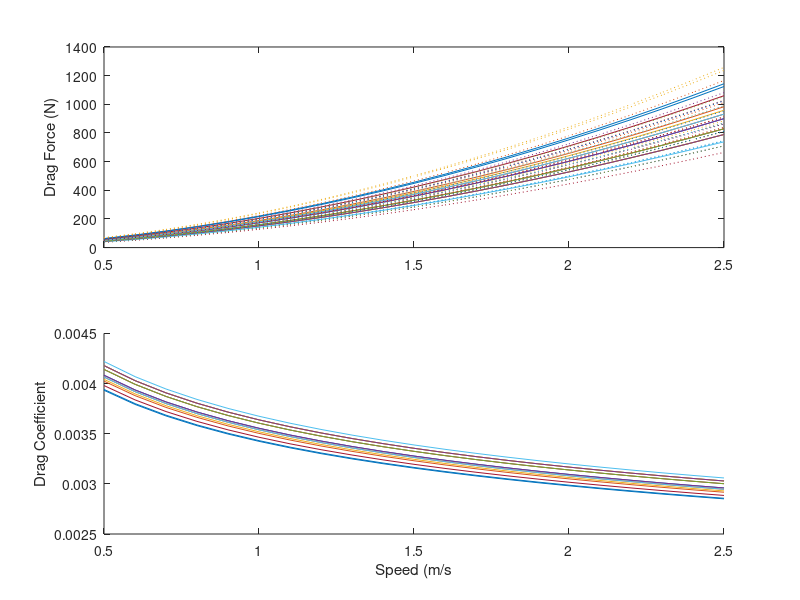

The MATLAB source for this figure: (Note: this script raises an error after producing the figure.)
% Calculate whale drag coefficients for all individuals
% Age at first entanglement determines length, which gives weight and width
% from Fortune et al 2012

% 9 Dec 2014

clear all; close all

% Whale ID follows order of TOWDATA
whales = {'EG 2212  ','EG 2223  ','EG 3311  ','EG 3420  ','EG 3714  ',...
    'EG 3107  ','EG 2710  ','EG 1427  ','EG 2212  ','EG 3445  ','EG 3314  ',...
    'EG 3610  ','EG 3294  ','EG 2030  ','EG 1102  '};
age = [5,8,7,5,2,1,3,18,6,2,2,3,6,12,21];


% length, m
l = [1170;1237;1217;1170;1076;1032;1111;1345;1195;1076;1076;1111;1195;...
    1296;1358]/100;

% speed, ms-1
U = 0.5:0.1:2.5;

% kinematic viscosity of seawater, m2s-1
v = 10^-6;

% calculate reynolds number
Re = (l*U)./v;

% coefficient of friction [Eqn. 4]
Cf = 0.072*Re.^(-1/5);

% seawater density
rho = 1025;

% estimated whale mass
M = [19213;22510;21501;19213;15147;13460;16577;28566;20402;15147;15147;...
    16577;20402;25708;29415];

% estimated wetted surface area
Sw = 0.08*M.^0.65;

% max diameter of body, m
d = [284;298;294;284;265;255;272;321;290;265;265;272;290;311;324]/100;

% Fineness Ratio
FR = l./d;

% drag augmentation factor for oscillation, = 3 as per Frank Fish, pers comm
k = 1.5;
% appendages
g = 1.3;
% submergence
% load('gamma.mat')
% p = polyfit(gamma(:,1),gamma(:,2),8);
% f = polyval(p,gamma(:,1));
%
% hn = 11.24; % median submergence depth not entangled (Eg 3911 tag)
% xn = hn./d; % h/d values based on the mean submergence depth while not entangled
% yn = interp1(gamma(:,1),f,xn); % interpolates gamma to find value for calculated h/d
%
% he = 5.4; % median submergence depth while entangled (mean of Eg 3911 and Eg 4057)
% xe = he./d; % calculated h/d values based on the mean SD submergence depth while entangled
% ye = interp1(gamma(:,1),f,xe); % interpolates gamma to find value for calculated h/d

% calculate drag coefficient [Eqn 5]
for i = 1:length(Cf)
    whaleCD0(:,i) = Cf(:,i).*(1+1.5*(d./l).^(3/2) + 7*(d./l).^3);
    
    % calculate drag force on the whale body (N)
    whaleDf(:,i) = (1/2)*rho*(U(i).^2)*Sw.*whaleCD0(:,i)*g*k;
    whaleDf_lower(:,i) = whaleDf(:,i)*0.9;
    whaleDf_upper(:,i) = whaleDf(:,i)*1.1; % error for oscillation: use 1.35 to 1.65
    
    % back-calculate Cd
    whaleCD(:,i) = (2*whaleDf(:,i))./(rho*(U(i).^2)*Sw);
    
end



% % for each whale, add submergence effect
% for i = 1:length(yn)
% whaleDf(i,:) = whaleDf(i,:)*yn(i);
% whaleDf_E(i,:) = whaleDf(i,:)*ye(i);
% end


% plot on figure
figure(2)
subplot(211)
plot(U,whaleDf,U,whaleDf_lower,':',U,whaleDf_upper,':')
ylabel('Drag Force (N)')

subplot(212); hold on
plot(U,whaleCD0)
xlabel('Speed (m/s'); ylabel('Drag Coefficient')
adjustfigurefont

% McGregor DTAG drag coefficients and speed for foraging and traveling and
% CFD
McG_FORAGE = [0.0099	0.95;
    0.012	1.02;
    0.024	0.91;
    0.0091	1.06];
McG_TRAVEL = [0.0052	0.97;
    0.0036	1;
    0.0038	1.07;
    0.0049	1.08;
    0.005	0.9];
McG_CFD = [0.012    0.514];

% speed and drag coefficient for Eg3911 whale, nonentangled
vdh_NESk3(:,2) = [0.00370835542841646;0.00361910776902858;0.00354137208507408;
    0.00347268871336042;0.00341129509882514;0.00335588747591488;0.00330547586381435;
    0.00325929184961735;0.00321672773989446;0.00317729513661081;0.00314059597028095;
    0.00310630176709948;0.00307413850356466;0.00304387534137935;0.00301531611280707;
    0.00298829279160383;0.00296266042108549;0.00293829312750845;0.00291508095277899;
    0.00289292731333564;0.00287174694299712;0.00285146421375123;0.00283201175451527];
vdh_NESk3(:,1) = [0.772:0.1:2.98];
Re_3911 = (10*U)/1.17E-6;

% plot
plot(McG_FORAGE(:,2),McG_FORAGE(:,1),'k^','MarkerFaceColor','k')
plot(McG_TRAVEL(:,2),McG_TRAVEL(:,1),'r^','MarkerFaceColor','r')
plot(McG_CFD(:,2),McG_CFD(:,1),'g^','MarkerFaceColor','g')

plot(vdh_NESk3(:,1),vdh_NESk3(:,2),'b^-','MarkerFaceColor','b')

xlabel('Speed (m/s)'); ylabel('Drag Coefficient'); adjustfigurefont
xlim([0 2.5])

% % speed of interest = 1.1 m/s (average minimum swim speeds from entangled and
% % nonentangled argos data)
% WhaleCd = CD0(:,7);
% WhaleDf = Df(:,7);

%% Plot whales and their gears ****(not whale + gear)

GearCdRe

c = colormap(lines);
figure(20); clf; hold on
for i = 1:15;
    plot(U,whaleDf(i,:),'color',c(i,:))
    plot(TOWDRAG(i).mn_speedTW,TOWDRAG(i).mn_dragN,'.','MarkerSize',20,'color',c(i,:))
end
box on
xlabel('Speed (m/s)'); ylabel('Drag (N)')

figure(21); clf; hold on
for i = 1:15;
    plot(U,whaleCD0(i,:),'color',c(i,:))
    plot(speed(:,i),gearCd(:,i),'.','MarkerSize',20,'color',c(i,:))
end
box on
xlabel('Speed (m/s)'); ylabel('Drag Coefficient')

%% for each whale

close all;

figure(5); hold on

for i = 1:15;
    % calculate width
    [width,stations] = bodywidth(l(i));
    
    % obtain boundary layer dimensions
    BL = bndry_layer(width,d(i),stations);
    
    % get parameters for entangling gear attachment points
    % pt = location of attachment point
    % A = frontal area of 2 attachment points
    % p = height of protuberance at each attachment
    load('case_pApt')
    
    % calculate interference drag
    [DI(i,:),DI_upper(i,:),DI_lower(i,:)] = interferenceDrag(pt(i,:),A(i,:),p(i,:),BL,stations);
    
    % calculate gear drag curves
    warning off
    [yfit(:,i),speed,coeffs(:,i),lower(:,i),upper(:,i)] = towfit([TOWDRAG(i).mn_speed' TOWDRAG(i).mn_dragN],U);
    
    % plot all components
    figure(5); hold on
    h1 = plot(U,whaleDf(i,:),'color',[0 0.40 0.7]); h1.Color(4) = 0.75; % whale
    % plot interference drag
    h2 = plot(U,DI(i,:),'color',[0.494 0.184 0.556]); h2.Color(4) = 0.75;
    % plot gear drag
    h3 = plot(U,yfit(:,i),'color',[0.829 0.594 0.025]); h3.Color(4) = 0.75;
    
    % add to whale and gear drag
    Dtot(i,:) = whaleDf(i,:) + yfit(:,i)' + DI(i,:);
    Dtot_lower(i,:) = whaleDf_lower(i,:) + lower(:,i)' + DI_lower(i,:);
    Dtot_upper(i,:) = whaleDf_upper(i,:) + upper(:,i)' + DI_upper(i,:);
    
    % plot total entangled whale with lower and upper bounds
    plot(U,Dtot(i,:),'color',[0.65 0.65 0.65])
    plot(U,Dtot_lower(i,:),':','color',[0.65 0.65 0.65])
    plot(U,Dtot_upper(i,:),':','color',[0.65 0.65 0.65])
    
    % plot lower and upper 95% prediction intervals
    h5 = plot(speed,lower(:,i),':','color',[0.829 0.594 0.025]); h5.Color(4) = 0.75;
    h6 = plot(speed,upper(:,i),':','color',[0.829 0.594 0.025]); h6.Color(4) = 0.75;
    % plot interference drag +/- 10% estimates of CDI
    h7 = plot(U,DI_lower(i,:),':','color',[0.494 0.184 0.556]); h7.Color(4) = 0.75;
    h8 = plot(U,DI_upper(i,:),':','color',[0.494 0.184 0.556]); h8.Color(4) = 0.75;
    % plot whale drag +/- 10% k
    h9 = plot(U,whaleDf_lower(i,:),':','color',[0 0.40 0.7]); h7.Color(4) = 0.75;
    h10 = plot(U,whaleDf_upper(i,:),':','color',[0 0.40 0.7]); h7.Color(4) = 0.75;
    % plot data points
    % h4 = plot(TOWDRAG(i).mn_speed,TOWDRAG(i).mn_dragN,'.','color',[0.829 0.594 0.025],'MarkerSize',20);
    
end
% plot averages
plot(U,mean(whaleDf),'color',[38/255 80/255 170/255],'LineWidth',3)
plot(U,mean(DI),'color',[0.494 0.184 0.556],'LineWidth',3)
plot(U,mean(yfit'),'.-','color',[0.829 0.594 0.025],'LineWidth',3)
plot(U,mean(Dtot),'k','LineWidth',3)

box on
xlabel('Speed (m/s)'); ylabel('Drag (N)')
adjustfigurefont
[legh,objh,outh,outm] = legend('Whale Drag','Interference Drag',...
    'Gear Drag','Total Whale + Gear','Location','NW');
set(objh,'linewidth',2);
ylim([0 2500])

cd /Users/julievanderhoop/Documents/MATLAB/TOW/AnalysisFigs/Paper
print('GearDrag_Fig7.eps','-depsc','-r300')

%% What is the percent increase
% for all cases
for i = 1:15
    % for all speeds
    for j = 1:21
        foldinc(i,j) = Dtot(i,j)/whaleDf(i,j);
        pinc(i,j) = (Dtot(i,j) - whaleDf(i,j))./whaleDf(i,j);
    end
end

%% Find drag at U = 1.2 m/s

mn_atspeed = mean(whaleDf(:,8));
st_atspeed = std(whaleDf(:,8));

mn_atspeed_E = mean(Dtot(:,8));
st_atspeed_E = std(Dtot(:,8));

% paired t test
[h,p,ci,stats] = ttest(whaleDf(:,8),Dtot(:,8));

% mean sd percent increase in drag overall
[mean(mean(foldinc')) std(mean(foldinc'))];

% mean sd percent increase in drag at 1.23 m/s
[mean(foldinc(:,8)) std(foldinc(:,8))];

% minimum and maximum fold increases
[val,ind] = min(foldinc);
[mean(val) std(val)];

[val,ind] = max(foldinc);
[mean(val) std(val)];

%% values and stats in paper
% nonentangled whale drag 0.5 m/s
[mean(whaleDf(:,1)) std(whaleDf(:,1))];
% nonentagneld whale drag 2.5 m/s
[mean(whaleDf(:,21)) std(whaleDf(:,21))];
% nonentangled whale 95% CI speed 1.2 m/s
[mean(whaleDf(:,8)) std(whaleDf(:,8))];
% entangled whale 95% CI speed 1.2 m/s
[mean(Dtot(:,8)) std(Dtot(:,8))];
% significantly different when entangled
[h,p,ci,stats] = ttest(Dtot(:,8),whaleDf(:,8));
%% 

figure(12); clf; hold on
plot(U,foldinc')
plot(U,mean(foldinc),'k','LineWidth',2)
xlabel('Speed (m/s)'); ylabel('Fold Increase in Drag')
adjustfigurefont

for i = 1:15
    ii = find(foldinc(i,:) == min(foldinc(i,:)));
    mininc(i) = ii;
    % plot(U(ii),foldinc(i,ii),'o')
end

%% What proportion of body drag is gear drag?

for i = 1:15
    bodyprop(i,:) = (yfit(:,i)' + DI(i,:))./whaleDf(i,:);
end
figure(19); clf
subplot(5,1,[1,4]); hold on
plot(U,bodyprop')
plot([0.5 2.5],[1 1],'k--') % plot unity as a reference
plot(U,mean(bodyprop),'k','LineWidth',2) % plot mean
box on
ylabel({'Gear Drag : Body Drag';''})
% set(gca,'xticklabels',{' ',' ',' ',' ',' '})
set(gca,'ytick',0:1:4)
text(0.60,3.7,'A','FontWeight','bold','FontSize',18)

% overall what proportion is it?
[mean(mean(bodyprop')) mean(std(bodyprop'))];

% for J091298
[mean(bodyprop(1,:)) std(bodyprop(1,:))];
[min(bodyprop(1,:)) max(bodyprop(1,:))]

%% What is the speed at minimum gear drag: whale drag?
for i = 1:15
    ii = find(bodyprop(i,:) == min(bodyprop(i,:)));
    minprop(i) = ii;
    % plot(U(ii),bodyprop(i,ii),'o')
end

subplot(5,1,5)
hist(U(minprop))
xlim([0.5 2.5])
xlabel('Speed (m/s)'); ylabel({'Freq';''})
text(0.60,2.8,'B','FontWeight','bold','FontSize',18)
adjustfigurefont

%% Does gear drag exceed whale drag?

% for all cases:
for i = 1:15
    exceed(i,:) = whaleDf(i,:) < yfit(:,i)' + DI(i,:);
end

%% Combined Figure
figure(29); clf;
subplot('Position',[0.05, 0.1, 0.425, 0.85]); hold on
plot(U,foldinc')
plot(U,mean(foldinc),'k','LineWidth',2)
xlabel('Speed (m/s)'); ylabel('Fold Increase in Drag')
set(gca,'ytick',[2:1:6])
box on; ylim([1 5.5])
text(0.60,5.25,'A','FontWeight','bold','FontSize',18)

subplot('Position',[0.535,0.35,0.425,0.6]); hold on
plot(U,bodyprop')
plot([0.5 2.5],[1 1],'k--') % plot unity as a reference
plot(U,mean(bodyprop),'k','LineWidth',2) % plot mean
box on
ylabel('Gear Drag : Body Drag')
% set(gca,'xticklabels',{' ',' ',' ',' ',' '})
set(gca,'ytick',0:1:4)
text(0.60,3.7,'B','FontWeight','bold','FontSize',18)

subplot('Position',[0.535,0.1,0.425,0.2])
hist(U(minprop))
xlim([0.5 2.5])
xlabel('Speed (m/s)'); ylabel('Freq')
text(0.60,2.8,'C','FontWeight','bold','FontSize',18)
adjustfigurefont

%% What is relative contribution of whale vs gear vs interference?
clear bardata
bardata(1,:) = mean(whaleDf');
bardata(2,:) = mean(DI');
bardata(3,:) = mean(yfit);

% figure(99); clf
% bar(bardata(1:4,:)','stacked')
% legend('Whale Body','Behaviour','Interference Drag','Gear Drag')
% ylabel('Entangled Whale Drag (N)')
% set(gca,'xticklabels',whales)
% xticklabel_rotate

% CHANGE THESE CLUSTERS BECAUSE C AND B ARE NOW SWITCHED IN THE OTHER
% PLOTS.
% ALSO CLUSTERS MAY CHANGE WITH ADCP DATA 
cluster = [3,5,5,5,5,4,4,5,5,5,5,2,5,5,4,4,5,5,5,5,1];
bardata(5,:) = cluster(1:15); % assign clusters
[B,I] = sort(bardata(5,:)); % sort by cluster
bardata = bardata(:,I); % reform data matrix
figure(98); clf; hold on
H = bar(bardata(1:3,:)','stacked');
myC= [0 0 0; 0.5 0.5 0.5; 1 1 1]; % colours
for z=1:3
  set(H(z),'facecolor',myC(z,:)) % set colours
end
legend('Whale Body','Interference Drag','Gear Drag','Location','NE')
ylabel('Drag (N)','FontSize',14)
% set(gca,'xticklabel',whales(I))
xticklabel_rotate(1:15,90,whales(I),'FontSize',14)
set(legend,'Position',[0.22, 0.79, 0.25, 0.1])

% add cluster information to the plot
text(0.8,65,'B','color','w','FontSize',14)
text(1.8,65,'C','color','w','FontSize',14)
text(3.8,65,'D','color','w','FontSize',14); plot([3 5],[40 40],'color','w')
text(9.8,65,'E','color','w','FontSize',14); plot([6 15],[40 40],'color','w')
box on
legend('Whale Body','Interference Drag','Gear Drag','Location','NE')

print('GearDrag_Fig9.eps','-depsc','-r300')
